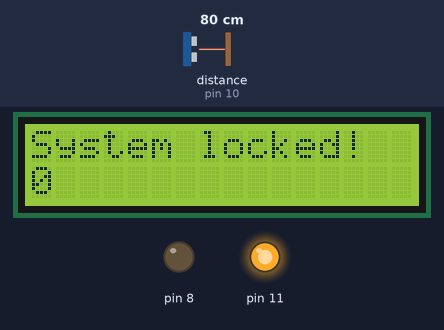
A sketch run on a simulated Arduino Uno, built with avr-gcc and run on an emulated ATmega328P. On the bench: 16×2 character LCD, output pins drawn as LEDs (lit = HIGH). Wiring (inferred from the names in the program): ultrasonic range finder: trigger pin 9; echo pin 10. The test bench sets the inputs (shaded band); at power-on: distance to the obstacle (sensor on pin 10) 80 cm. The echo pulse lasts 58.3 µs per cm; pins used as bus, display or sensor lines are not drawn; what the sketch prints to the serial monitor is not drawn.

Above: at 0.1 s.
At 9.1 s:
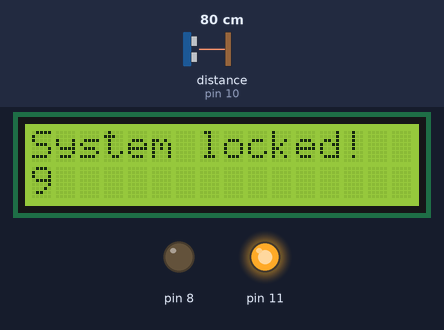
At 19.2 s:
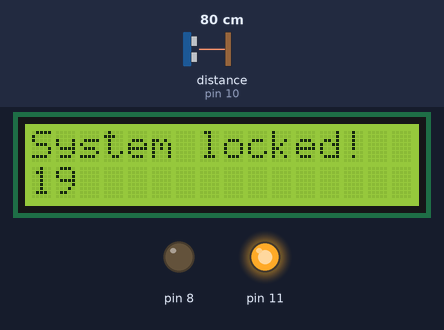
At 38.2 s:
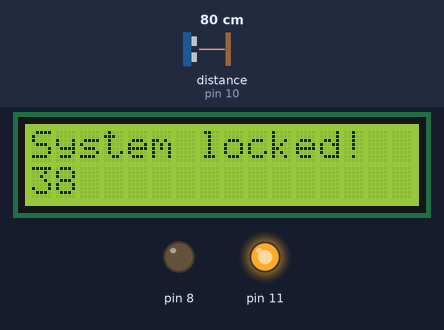
Timing chart, 0 to 39.7 s (numbered marks = the images above):
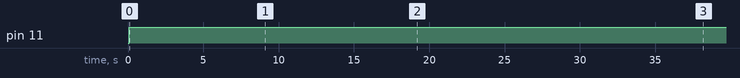

Measured:
- by itself, pin 11: LOW → HIGH at 0.07 s
- what the display in image 0 shows lasts 1.0 s, from 0.1 s to 1.1 s

The sketch:

sketch_nov24a.ino
```cpp
// physical settings
const int reservoirDepth = 14;
// include the library code:
#include <LiquidCrystal.h>
// water sensor pin settigns
long int overflowAlarm = 0;  // holds the value
int respin = A5;
// ultrasonic sensor pin settings
const int trigPin = 9;
const int echoPin = 10;
long duration;
int distance;
int waterLevel;
// display pins
LiquidCrystal lcd(12, 13, 5, 4, 3, 2);
// pump status var
bool pumpStatus = 0;

void setup() {
  //set sensor rates
  Serial.begin(9600);
  // alarm led
  pinMode(11, OUTPUT);
  // ultrasonic sensor
  pinMode(trigPin, OUTPUT);
  pinMode(echoPin, INPUT);
  // set screen dimensions
  lcd.begin(16, 2);
  // pump trigger
  pinMode(8, OUTPUT);
  digitalWrite(8, LOW); // okay i mean we can just read it, but to save up on the resistors we'll just control it with code
}

int to_surface() {
  // Clears the trigPin
  digitalWrite(trigPin, LOW);
  delayMicroseconds(2);
  // Sets the trigPin on HIGH state for 10 micro seconds
  digitalWrite(trigPin, HIGH);
  delayMicroseconds(10);
  digitalWrite(trigPin, LOW);
  // Reads the echoPin, returns the sound wave travel time in microseconds
  duration = pulseIn(echoPin, HIGH);
  // Calculating the distance
  distance= duration*0.034/2;
  // Prints the distance on the Serial Monitor
  return distance;
}

void lock_system(){
  // announce lockdown
  lcd.clear();
  long int i = 0;
  while(true) {
      // disable pump
      togglePump(false);
      // turn on alarm led
      digitalWrite(11, HIGH);
      // print error and start timer
      lcd.setCursor(0, 0);
      lcd.print("System locked!");
      lcd.setCursor(0, 1);
      lcd.print(i);
      delay(1000);
      i += 1;
    }
}

void togglePump(bool on){
  if (on){
    digitalWrite(8, HIGH);
    pumpStatus = 1;
    Serial.println("pump on");
    }
  else {
    digitalWrite(8, LOW);
    pumpStatus = 0;
    Serial.println("pump off");
    }
  }

void debugRule(char * rule){
  Serial.println(String("Rule invoked: ") + String(rule));
  }


void loop(){
// manage pump
lcd.clear();
waterLevel = to_surface();

// check for system problems
overflowAlarm = analogRead(respin);
if (overflowAlarm >= 100 or waterLevel >= reservoirDepth) {
  lock_system();
}

lcd.setCursor(0, 1);
lcd.print(String(reservoirDepth-waterLevel) + String(" cm"));
// water far and pump is off
if (waterLevel >= 12 and not pumpStatus) {
  // suggest adding water
  lcd.setCursor(0, 0);
  lcd.print("Adding water...");
  // engage pump
  togglePump(true);
  }
//water close and pump is on
else if (waterLevel <= 4 and pumpStatus) {
  lcd.setCursor(0, 0);
  lcd.print("Done!");
  togglePump(false);
  }
//water close and pump is off
else if (pumpStatus) {
  lcd.setCursor(0, 0);
  lcd.print("Adding water...");
  togglePump(true);
  }
else {
  //say water level sufficient
  lcd.setCursor(0, 0);
  lcd.print("Water level:");
  //disengage pump
  togglePump(false);
  }

Serial.println(waterLevel);
Serial.println("_______________");
delay(200);

}
```
